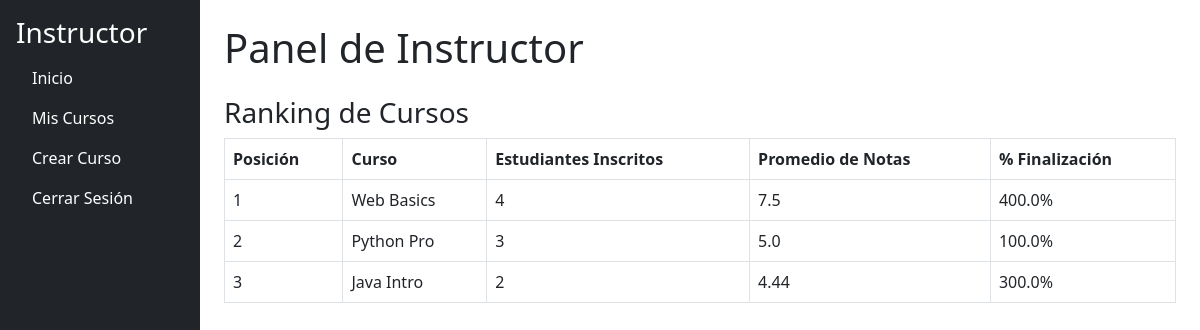
The page /instructor/dashboard (signed in) on the database its author committed.
### models.py (models this page shows, shortened)
class Course(db.Model):
    __tablename__ = 'courses'
    id = db.Column(db.Integer, primary_key=True)
    name = db.Column(db.String(200), nullable=False)
    description = db.Column(db.String(500), nullable=False)
    instructor_id = db.Column(db.Integer, db.ForeignKey('users.id'), nullable=False)
    modules = db.relationship('Module', back_populates='course', lazy=True, cascade='all, delete-orphan')
    enrollments = db.relationship(
        'CourseEnrollment', back_populates='course', lazy=True, cascade='all, delete-orphan'
    )
    def get_total_content(self):
        total_content = 0
        for module in self.modules:
            total_content += len(module.content_items)
        return total_content

### app.py (the view)
@app.route('/instructor/dashboard', methods=['GET'])
@login_required
@role_required('instructor')
def instructor_dashboard():
    courses = Course.query.filter_by(instructor_id=current_user.id).all()
    course_metrics = []
    for course in courses:
        total_students = len(course.enrollments)
        total_scores = 0  # Suma de calificaciones
        total_responses = 0  # Total de respuestas evaluadas
        completed_responses = 0  # Total de respuestas completadas
        for enrollment in course.enrollments:  # Iterar sobre las inscripciones
            for response in enrollment.student.responses:  # Iterar sobre las respuestas del estudiante
                if (
                    response.content_item
                    and response.content_item.module
                    and response.content_item.module.course_id == course.id
                ):
                    if response.score is not None:  # Si hay una calificación
                        total_scores += response.score
                        total_responses += 1
                    if response.completed:  # Si la respuesta está completada
                        completed_responses += 1
        average_score = (
            round(total_scores / total_responses, 2) if total_responses > 0 else 0
        )
        total_content = course.get_total_content()  # Total de ítems de contenido
        completion_rate = (
            round((completed_responses / total_content) * 100, 2)
            if total_content > 0 else 0
        )
        course_metrics.append({
            'course': course,
            'total_students': total_students,
            'average_score': average_score,
            'completion_rate': completion_rate
        })
    sorted_courses = sorted(
        course_metrics,
        key=lambda x: (x['total_students'], x['average_score'], x['completion_rate']),
        reverse=True
    )
    return render_template(
        'instructor/instructor_dashboard.html',
        courses=courses,
        course_metrics=sorted_courses
    )

### app.py (called while the page is built)
@login_manager.user_loader
def load_user(user_id):
    return User.query.get(int(user_id))

def role_required(role):
    def decorator(f):
        @wraps(f)
        def decorated_function(*args, **kwargs):
            if not current_user.is_authenticated or current_user.role.name != role:
                abort(403)
            return f(*args, **kwargs)
        return decorated_function
    return decorator

### app/templates/instructor/instructor_dashboard.html (shortened to what this page needs)
{% extends "instructor/base_instructor.html" %}
{% block content %}
<h1 class="mb-4">Panel de Instructor</h1>
{% if course_metrics %}
<div class="mb-4">
    <h3>Ranking de Cursos</h3>
    <table class="table table-bordered">
        <thead>
            <tr>
                <th>Posición</th>
                <th>Curso</th>
                <th>Estudiantes Inscritos</th>
                <th>Promedio de Notas</th>
                <th>% Finalización</th>
            </tr>
        </thead>
        <tbody>
            {% for i, metric in enumerate(course_metrics) %}
            <tr>
                <td>{{ i + 1 }}</td>
                <td>{{ metric.course.name }}</td>
                <td>{{ metric.total_students }}</td>
                <td>{{ metric.average_score }}</td>
                <td>{{ metric.completion_rate }}%</td>
            </tr>
            {% endfor %}
        </tbody>
    </table>
</div>
{% else %}
<p>No hay datos para mostrar en el ranking de cursos.</p>
{% endif %}
{% endblock %}

### rows shown on the page
Course: course.name "Web Basics"
Course: course.name "Python Pro"
Course: course.name "Java Intro"

### other values the page prints
{{ i + 1 }} "1" "2" "3"
{{ metric.total_students }} "4" "3" "2"
{{ metric.average_score }} "7.5" "5.0" "4.44"
{{ metric.completion_rate }} "400.0" "100.0" "300.0"
